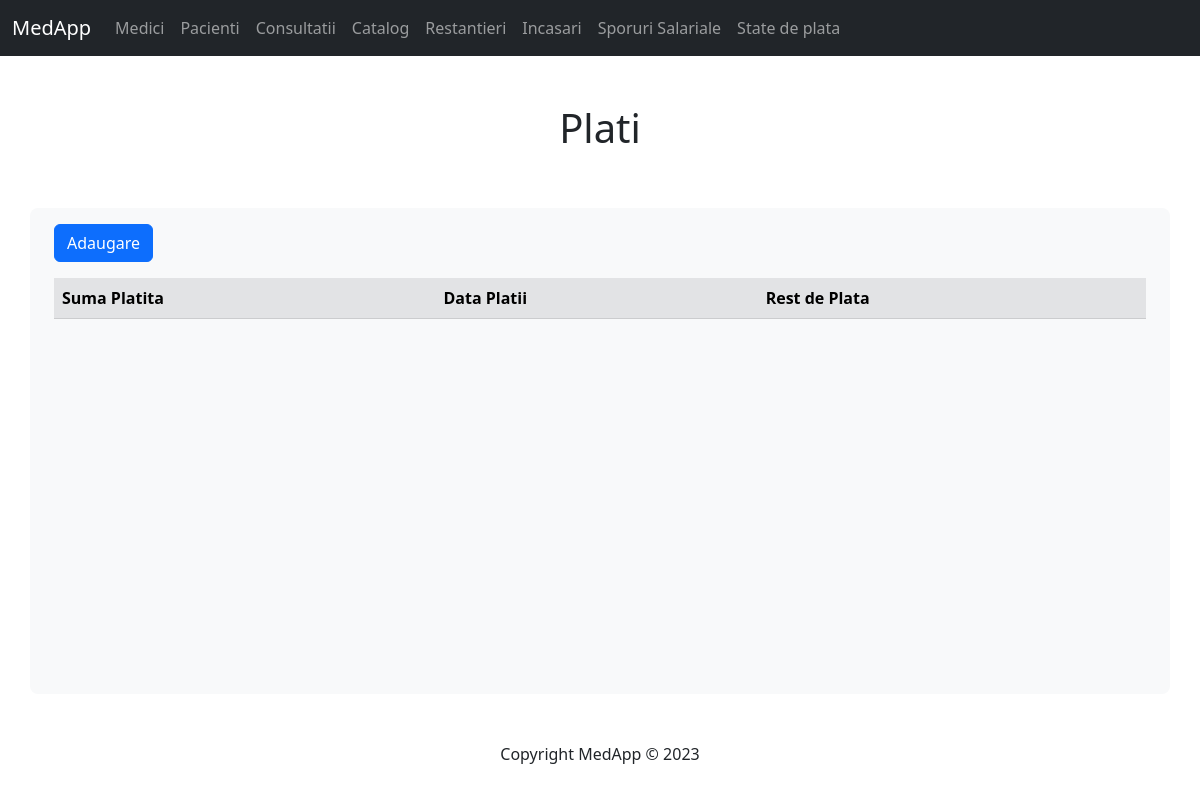
Before: /display/plati.php?id=3 with the older database file.
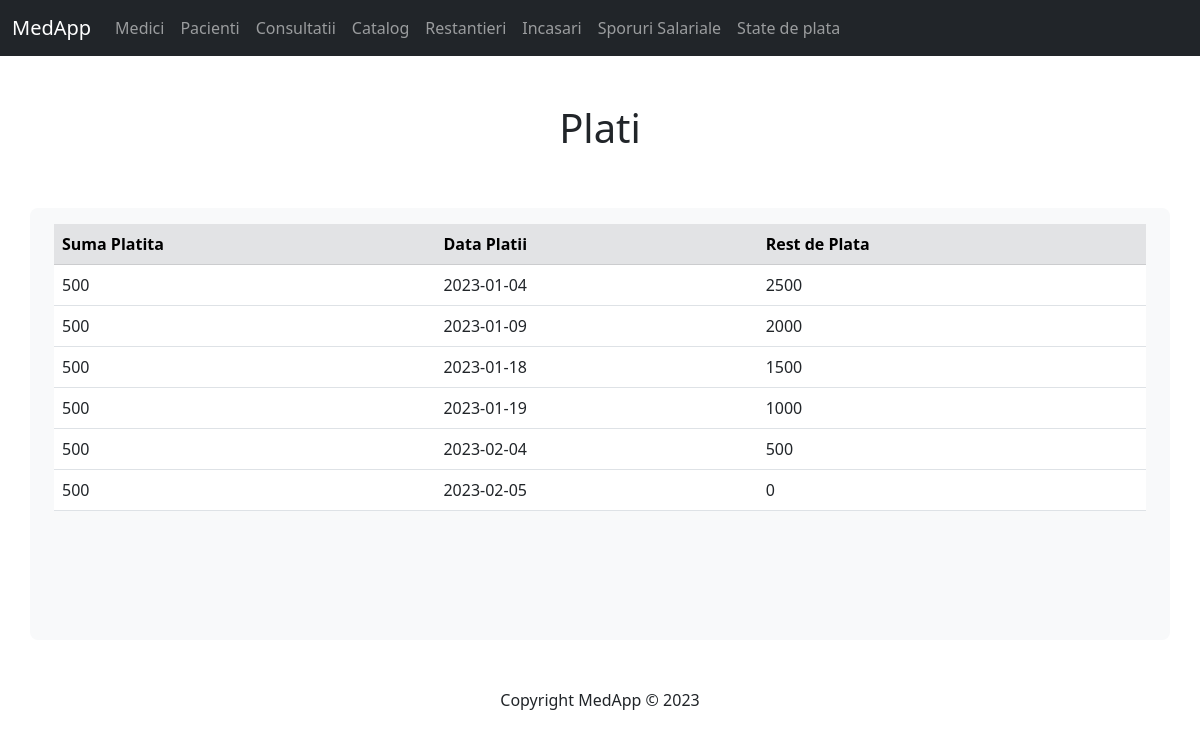
After: the same page with the newer database file.
### tables this page shows
CREATE TABLE plati (
    id_consultatie INT,
    suma INT,
    data_platii DATE,
    rest_plata INT,
    FOREIGN KEY (id_consultatie) REFERENCES consultatie(id)
);

### php/plata_code.php (called while the page is built, shortened)
<?php
include($_SERVER['DOCUMENT_ROOT'] . '/medapp/inc/db.php');
$select = "SELECT plati.suma, plati.data_platii, plati.rest_plata
            FROM plati
            LEFT JOIN consultatie ON consultatie.id = plati.id_consultatie
            WHERE consultatie.id = " . $_SESSION['idCons'];
$rezultatSelect = mysqli_query($conn, $select);
$selectRest = "SELECT MIN(rest_plata) AS cacat FROM plati WHERE id_consultatie = " . $_SESSION['idCons'];
$rezultatRest = mysqli_query($conn, $selectRest);
$rest_plata = mysqli_fetch_column($rezultatRest, 0);
?>

### display/plati.php (the view)
<?php
    include($_SERVER['DOCUMENT_ROOT'] . '/medapp/inc/header.php');
    include($_SERVER['DOCUMENT_ROOT'] . '/medapp/php/plata_code.php');
    if($rest_plata > 0 || is_null($rest_plata)) {
        echo "<a href='../forms/plata_form.php'>
                <button class='btn btn-primary'>Adaugare</button>
            </a>"
        ;
    }
?>
<div class="tableFixed mt-3">
    <table class="table table-hover">
        <thead class="table-secondary">
            <tr>
                <th scope="col">Suma Platita</th>
                <th scope="col">Data Platii</th>
                <th scope="col">Rest de Plata</th>
            </tr>
        </thead>
        <tbody>
            <?php
                if($rezultatSelect) {
                    while($rand = mysqli_fetch_assoc($rezultatSelect)) {
                        $suma = $rand['suma'];
                        $data = $rand['data_platii'];
                        $rest = $rand['rest_plata'];
                        echo "<tr>
                                <td>$suma</td>
                                <td>$data</td>
                                <td>$rest</td>
                            </tr>"
                        ;
                    }
                }
            ?>
        </tbody>
    </table>
</div>
<?php include($_SERVER['DOCUMENT_ROOT'] . '/medapp/inc/footer.php'); ?>

Changed rows visible on the page:
added plati: suma "500", data_platii "2023-01-04", rest_plata "2500"
added plati: suma "500", data_platii "2023-01-09", rest_plata "2000"
added plati: suma "500", data_platii "2023-01-18", rest_plata "1500"
added plati: suma "500", data_platii "2023-01-19", rest_plata "1000"
added plati: suma "500", data_platii "2023-02-04", rest_plata "500"
added plati: suma "500", data_platii "2023-02-05", rest_plata "0"
Other visible differences:
text no longer shown: "Adaugare"
